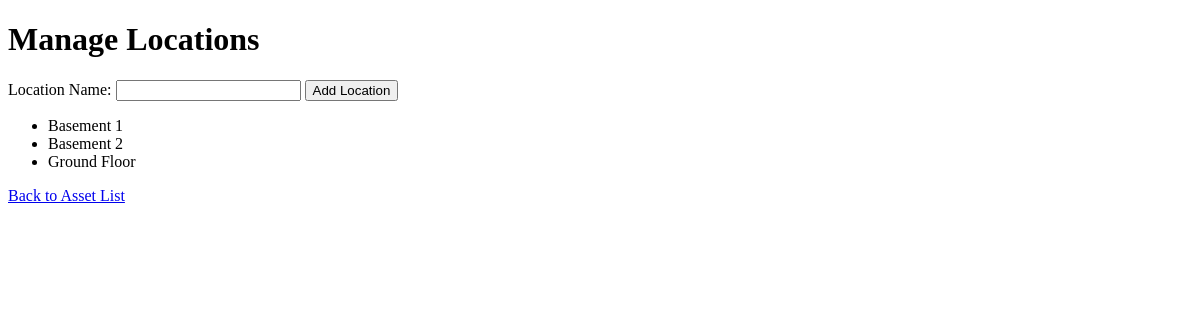
The page /locations on the database as committed earlier.
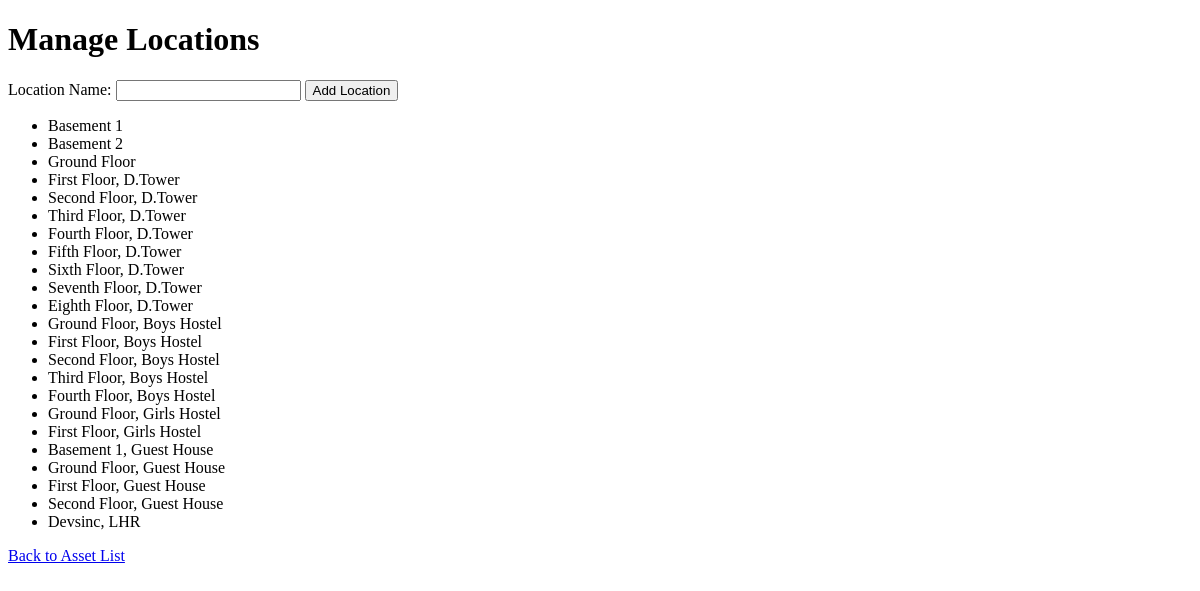
The same page on the database as committed later.
### app/models.py (models this page shows)
class Location(db.Model):
    id = db.Column(db.Integer, primary_key=True)
    name = db.Column(db.String(50), unique=True, nullable=False)
    code = db.Column(db.String(10), unique=True, nullable=False)

### app/views.py (the view)
@app.route('/locations', methods=['GET', 'POST'])
def manage_locations():
    if request.method == 'POST':
        pass
    locations = Location.query.all()
    return render_template('locations.html', locations=locations)

### app/templates/locations.html (shortened to what this page needs)
<!DOCTYPE html>
<html lang="en">
<head>
</head>
<body>
    <h1>Manage Locations</h1>
    <form action="" method="post">
        <label for="location_name">Location Name:</label>
        <input type="text" id="location_name" name="location_name">
        <input type="submit" value="Add Location">
    </form>
    <ul>
        {% for location in locations %}
        <li>{{ location.name }}</li>
        {% endfor %}
    </ul>
    <a href="{{ url_for('index') }}">Back to Asset List</a>
</body>
</html>

Rows that differ between the two databases and show on the page:
added Location: name "First Floor, D.Tower"
added Location: name "Second Floor, D.Tower"
added Location: name "Third Floor, D.Tower"
added Location: name "Fourth Floor, D.Tower"
added Location: name "Fifth Floor, D.Tower"
added Location: name "Sixth Floor, D.Tower"
added Location: name "Seventh Floor, D.Tower"
added Location: name "Eighth Floor, D.Tower"
added Location: name "Ground Floor, Boys Hostel"
added Location: name "First Floor, Boys Hostel"
added Location: name "Second Floor, Boys Hostel"
added Location: name "Third Floor, Boys Hostel"
added Location: name "Fourth Floor, Boys Hostel"
added Location: name "Ground Floor, Girls Hostel"
added Location: name "First Floor, Girls Hostel"
added Location: name "Basement 1, Guest House"
added Location: name "Ground Floor, Guest House"
added Location: name "First Floor, Guest House"
added Location: name "Second Floor, Guest House"
added Location: name "Devsinc, LHR"
